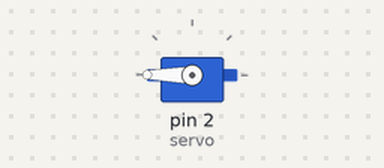
A sketch run on a simulated Arduino Uno, built with avr-gcc and run on an emulated ATmega328P. Shown: servo.

Above: at 2.05 s.
Timing chart, 0 to 6.6 s (numbered marks = the images above):
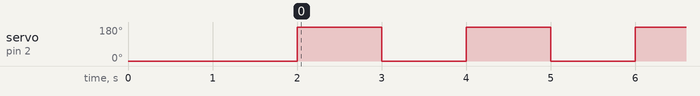

Measured:
- by itself, servo on pin 2 (servo): alternates 180° for 1.0 s and 0° for 1.0 s

The sketch:

servo_nodemcu.ino
```cpp
#include <Servo.h>

Servo servo;

void setup() {

servo.attach(2); //D4

servo.write(0);

delay(2000);

}

void loop() {

servo.write(180);

delay(1000);

servo.write(0);

delay(1000);

}
```
